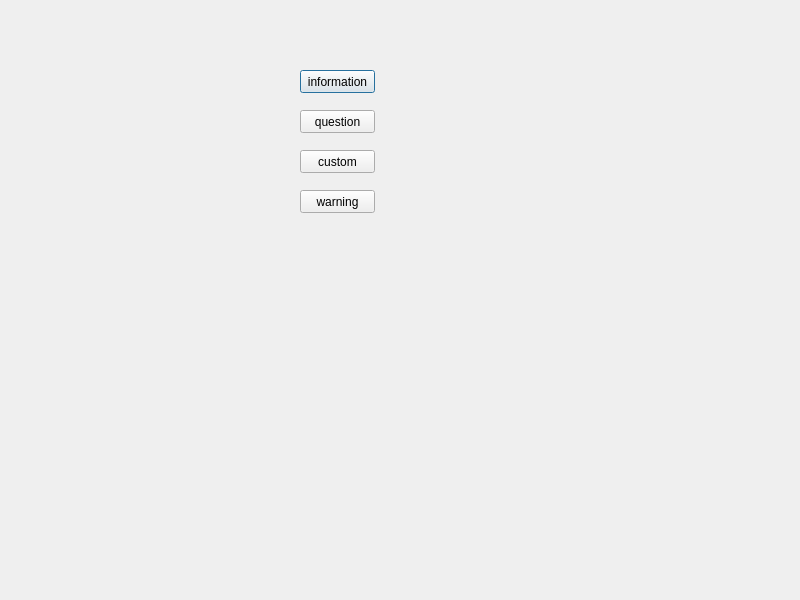
<?xml version="1.0" encoding="UTF-8"?>
<ui version="4.0">
 <class>Dialog</class>
 <widget class="QDialog" name="Dialog">
  <property name="geometry">
   <rect>
    <x>0</x>
    <y>0</y>
    <width>800</width>
    <height>600</height>
   </rect>
  </property>
  <property name="windowTitle">
   <string>Dialog</string>
  </property>
  <widget class="QPushButton" name="pushButton">
   <property name="geometry">
    <rect>
     <x>300</x>
     <y>70</y>
     <width>75</width>
     <height>23</height>
    </rect>
   </property>
   <property name="text">
    <string>information</string>
   </property>
  </widget>
  <widget class="QPushButton" name="pushButton_2">
   <property name="geometry">
    <rect>
     <x>300</x>
     <y>110</y>
     <width>75</width>
     <height>23</height>
    </rect>
   </property>
   <property name="text">
    <string>question</string>
   </property>
  </widget>
  <widget class="QPushButton" name="pushButton_3">
   <property name="geometry">
    <rect>
     <x>300</x>
     <y>150</y>
     <width>75</width>
     <height>23</height>
    </rect>
   </property>
   <property name="text">
    <string>custom</string>
   </property>
  </widget>
  <widget class="QPushButton" name="pushButton_4">
   <property name="geometry">
    <rect>
     <x>300</x>
     <y>190</y>
     <width>75</width>
     <height>23</height>
    </rect>
   </property>
   <property name="text">
    <string>warning</string>
   </property>
  </widget>
 </widget>
 <resources/>
 <connections/>
</ui>
